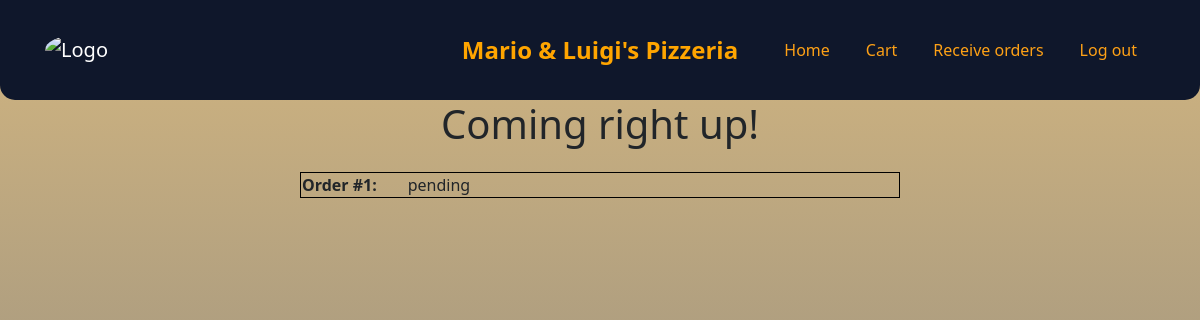
Page /orders-board (signed in) on the earlier database version.
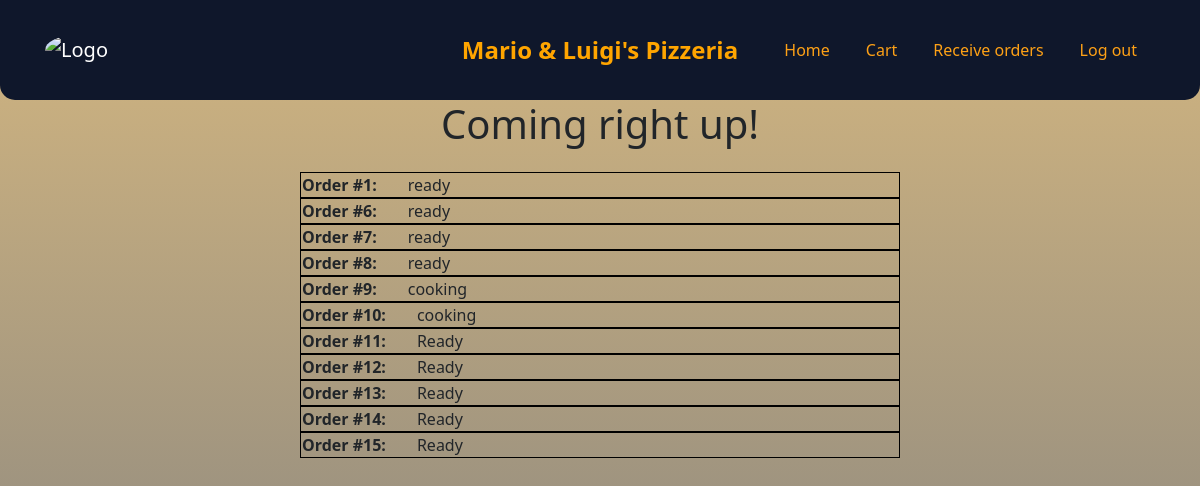
Same page on the later database version.
### website/models.py (models this page shows)
class Order(db.Model):
    id = db.Column(db.Integer, primary_key=True)    #primary key
    date = db.Column(db.DateTime(timezone=True), default=func.now())  #current date
    user_id = db.Column(db.Integer, db.ForeignKey('user.id'))         #foreign key
    status = db.Column(db.String(150))
    orderedItems = db.Column(db.String(500))

### website/views.py (the view)
@views.route('/orders-board', methods=['GET'])
@login_required
def ordersBoard():
    userOrders= Order.query.filter(Order.user_id == current_user.id).all()
    return render_template("ordersBoard.html", user=current_user, orders=userOrders)

### website/templates/ordersBoard.html (shortened to what this page needs)
{% extends "base.html" %}
{% block content %}
<div class="center-container">
    <h1 class="center-text">Coming right up!</h1>
    <br>
    <table class="center-table">
        <tbody>
            {% for ord in orders %}
                <tr class="order-on-board">
                    <td class="order-number">Order #{{ord.id}}:</td>
                    <td class="status">{{ord.status}}</td>
                </tr>
            {% endfor %}
        </tbody>
    </table>
</div>
</div>
{% endblock %}

### website/templates/base.html (shortened to what this page needs)
<!DOCTYPE html>
<html>
  <head>
    <link
      rel="stylesheet"
      href="https://maxcdn.bootstrapcdn.com/bootstrap/4.5.2/css/bootstrap.min.css"
    />
    <link rel="stylesheet" href="{{ url_for('static', filename='css/styles.css') }}">
  </head>
  <body>
    <body class="user-select-none">
      <nav class="navbar navbar-expand-lg navbar-dark">
        <div class="container">
          <a class="navbar-brand navbar-center" href="/">
            <img src="https://i.pinimg.com/originals/80/ef/c2/80efc210d07e4e1c1a81f06fb7d87ce4.jpg" alt="Logo" class="logo-image">
            <span class="navbar-text" style="color: orange;">Mario & Luigi's Pizzeria</span>
          </a>
          <div class="collapse navbar-collapse" id="navbarNav">
            <ul class="navbar-nav ml-auto">
              {% if user.is_authenticated %}
              <li class="nav-item">
                <a class="nav-link" href="/">Home</a>
              </li>
              <li class="nav-item">
                <a class="nav-link" href="/cart">Cart</a>
              </li>
              {% if user.role == "admin" %}
              <li class="nav-item">
                <a class="nav-link" href="/receive-orders">Receive orders</a>
              </li>
              {% else %}
              <li class="nav-item">
                <a class="nav-link" href="/orders-board">My orders</a>
              </li>
              {% endif %}
              <li class="nav-item">
                <a class="nav-link" href="/logout">Log out</a>
              </li>
              {% endif %}
            </ul>
          </div>
        </div>
      </nav>
      <div>{% block content %} {% endblock %}</div>
    </body>
</html>

### website/static/css/styles.css (style rules this page uses)
body { font-family: system-ui, -apple-system, BlinkMacSystemFont, 'Segoe UI', Roboto, Oxygen, Ubuntu, Cantarell, 'Open Sans', 'Helvetica Neue', sans-serif; background: linear-gradient(rgba(165, 108, 2, 0.5), rgba(0, 0, 0, 0.5)); background-attachment: fixed; background-repeat: no-repeat; }
.navbar { gap: 5px; background-color: #0F4C81; width: 100%; height: 100px; display: flex; position: relative; border-radius: 0 0 15px 15px; }
:root { --primary: #FEA116; --light: #F1F8FF; --dark: #0F172B; }
.order-on-board { display: flex; flex-direction: row; gap: 20px; }
.logo-image { max-height: 40px; margin-right: 10px; }
.navbar-text { text-align: center; position: absolute; top: 50%; left: 50%; transform: translate(-50%, -50%); }
.order-number { font-weight: bold; }
.center-text { text-align: center; margin: 0 auto; display: block; }
.order-on-board { border: 1px solid #000; }
.center-table { margin: 0 auto; width: 50%; }
.order-number::before { content: ""; display: block; border-right: 1px solid #000; height: 100%; position: absolute; top: 0; right: 0; margin-right: -5px; }
.status { padding-left: 10px; }

### website/templates/base.html (style rules this page uses)
.navbar-center { display: flex; justify-content: center; align-items: center; }
.navbar-text { color: #FEA116; font-size: 24px; font-weight: bold; margin: 0; padding: 0; }
.logo-image { max-height: 60px; border-radius: 50%; }
.navbar-dark .navbar-nav .nav-link { color: #FEA116; margin: 0 10px; }
.navbar { background-color: #0F172B; }

Differences in the rows shown:
changed Order id 1: status "pending" → "ready"
added Order: id "6", status "ready"
added Order: id "7", status "ready"
added Order: id "8", status "ready"
added Order: id "9", status "cooking"
added Order: id "10", status "cooking"
added Order: id "11", status "Ready"
added Order: id "12", status "Ready"
added Order: id "13", status "Ready"
added Order: id "14", status "Ready"
added Order: id "15", status "Ready"
